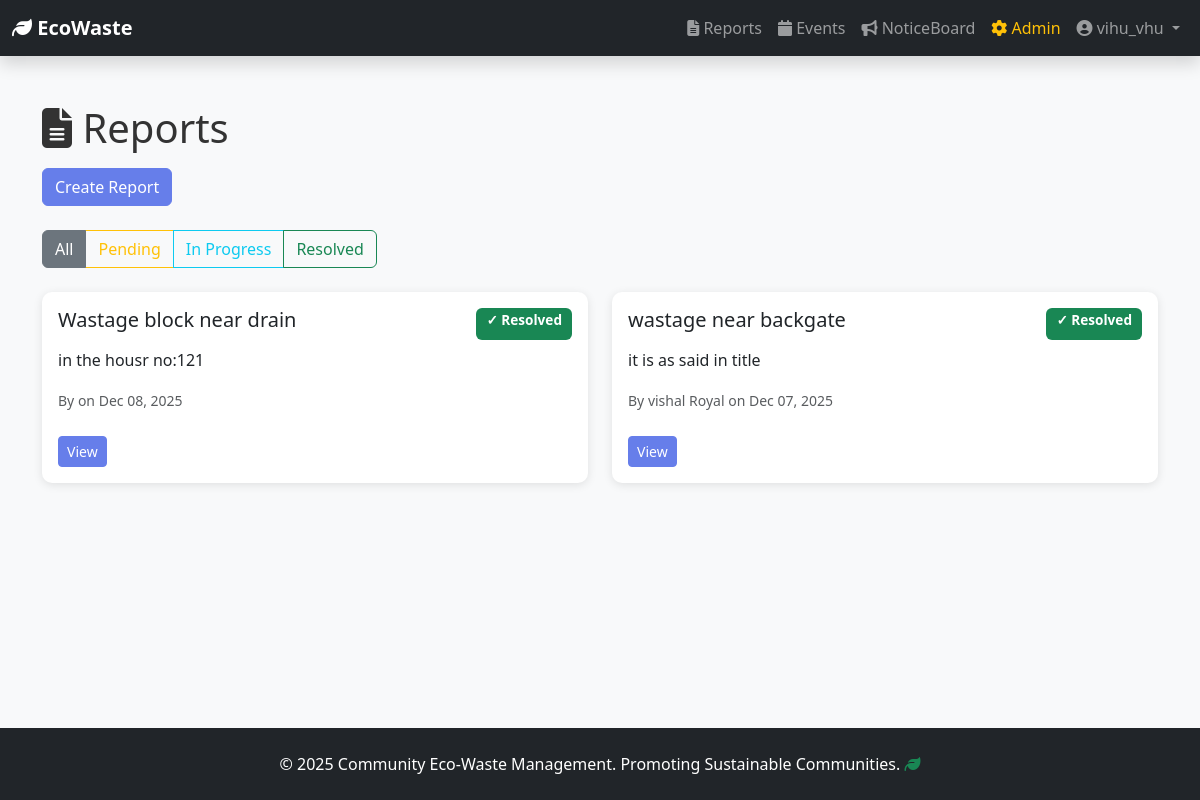
The app's page /reports/ (signed in) with its own data.
### users/models.py (models this page shows, shortened)
class CustomUser(AbstractUser):
    ROLE_CHOICES = (
        ('user', 'Community Member'),
        ('admin', 'Community Head (Admin)'),
    )
    role = models.CharField(max_length=10, choices=ROLE_CHOICES, default='user')
    is_approved = models.BooleanField(default=False)
    phone = models.CharField(max_length=15, blank=True, null=True)
    address = models.TextField(blank=True, null=True)
    profile_picture = models.ImageField(upload_to='profile_pics/', blank=True, null=True)
    community_name = models.CharField(max_length=255, blank=True, null=True)
    joined_date = models.DateTimeField(auto_now_add=True)
    bio = models.TextField(blank=True, null=True)
    class Meta:
        ordering = ['-joined_date']
        verbose_name_plural = "Users"
    def is_community_admin(self):
        return self.role == 'admin' and self.is_approved

### reports/models.py (models this page shows, shortened)
class Report(models.Model):
    REPORT_TYPE_CHOICES = (
        ('home', 'Home (Private)'),
        ('community', 'Community (Public)'),
    )
    STATUS_CHOICES = (
        ('pending', 'Pending'),
        ('resolved', 'Resolved'),
        ('in_progress', 'In Progress'),
    )
    title = models.CharField(max_length=255)
    description = models.TextField()
    report_type = models.CharField(max_length=10, choices=REPORT_TYPE_CHOICES, default='community')
    status = models.CharField(max_length=20, choices=STATUS_CHOICES, default='pending')
    location = models.CharField(max_length=255, blank=True, null=True)
    photo = models.ImageField(upload_to='reports/photos/', blank=True, null=True)
    video = models.FileField(upload_to='reports/videos/', blank=True, null=True)
    created_by = models.ForeignKey(User, on_delete=models.CASCADE, related_name='reports')
    created_at = models.DateTimeField(auto_now_add=True)
    updated_at = models.DateTimeField(auto_now=True)
    resolved_by = models.ForeignKey(User, on_delete=models.SET_NULL, null=True, blank=True, related_name='resolved_reports')
    resolved_at = models.DateTimeField(null=True, blank=True)
    class Meta:
        ordering = ['-created_at']

### reports/views.py (the view)
# urls.py: path('', views.report_list, name='report_list'),
@login_required(login_url='users:login')
def report_list(request):
    if not request.user.is_approved:
        messages.warning(request, 'Your account is pending approval.')
        return redirect('users:pending')
    if request.user.is_community_admin():
        reports = Report.objects.all().order_by('-created_at')
    else:
        reports = Report.objects.filter(
            Q(report_type='community') | Q(created_by=request.user)
        ).order_by('-created_at')
    status_filter = request.GET.get('status', '')
    if status_filter:
        reports = reports.filter(status=status_filter)
    context = {
        'reports': reports,
        'status_filter': status_filter,
    }
    return render(request, 'reports/report_list.html', context)

### templates/reports/report_list.html (shortened to what this page needs)
{% extends 'base/base.html' %}
{% block content %}
<div class="container py-5">
    <div class="row mb-4">
        <div class="col-12">
            <h1 class="mb-3"><i class="fas fa-file-alt"></i> Reports</h1>
            <a href="{% url 'reports:create_report' %}" class="btn btn-primary">Create Report</a>
        </div>
    </div>
    <div class="row mb-4">
        <div class="col-12">
            <div class="btn-group" role="group">
                <a href="?status=" class="btn btn-outline-secondary {% if not status_filter %}active{% endif %}">All</a>
                <a href="?status=pending" class="btn btn-outline-warning {% if status_filter == 'pending' %}active{% endif %}">Pending</a>
                <a href="?status=in_progress" class="btn btn-outline-info {% if status_filter == 'in_progress' %}active{% endif %}">In Progress</a>
                <a href="?status=resolved" class="btn btn-outline-success {% if status_filter == 'resolved' %}active{% endif %}">Resolved</a>
            </div>
        </div>
    </div>
    <div class="row">
        {% for report in reports %}
            <div class="col-md-6 mb-4">
                <div class="card h-100">
                    <div class="card-body">
                        <div class="d-flex justify-content-between mb-2">
                            <h5 class="card-title">{{ report.title }}</h5>
                            {% if report.status == 'resolved' %}
                                <span class="badge bg-success">✓ Resolved</span>
                            {% elif report.status == 'in_progress' %}
                                <span class="badge bg-info">In Progress</span>
                            {% else %}
                                <span class="badge bg-warning">Pending</span>
                            {% endif %}
                        </div>
                        <p class="card-text">{{ report.description|truncatewords:30 }}</p>
                        <small class="text-muted">
                            By {{ report.created_by.get_full_name }} on {{ report.created_at|date:"M d, Y" }}
                        </small>
                        <br><br>
                        <a href="{% url 'reports:report_detail' report.id %}" class="btn btn-sm btn-primary">View</a>
                    </div>
                </div>
            </div>
        {% empty %}
            <div class="col-12">
                <p class="text-muted text-center">No reports found.</p>
            </div>
        {% endfor %}
    </div>
</div>
{% endblock %}

### templates/components/navbar.html (shortened to what this page needs)
<nav class="navbar navbar-expand-lg navbar-dark bg-dark shadow">
    <div class="container-fluid">
        <a class="navbar-brand fw-bold" href="{% url 'users:dashboard' %}">
            <i class="fas fa-leaf"></i> EcoWaste
        </a>
        <div class="collapse navbar-collapse" id="navbarNav">
            <ul class="navbar-nav ms-auto">
                <li class="nav-item">
                    <a class="nav-link" href="{% url 'reports:report_list' %}"><i class="fas fa-file-alt"></i> Reports</a>
                </li>
                <li class="nav-item">
                    <a class="nav-link" href="{% url 'events:event_list' %}"><i class="fas fa-calendar"></i> Events</a>
                </li>
                <li class="nav-item">
                    <a class="nav-link" href="{% url 'users:noticeboard' %}"><i class="fas fa-bullhorn"></i> NoticeBoard</a>
                </li>
                {% if user.is_community_admin %}
                    <li class="nav-item">
                        <a class="nav-link text-warning" href="{% url 'users:admin_dashboard' %}"><i class="fas fa-cog"></i> Admin</a>
                    </li>
                {% endif %}
                <li class="nav-item dropdown">
                    <a class="nav-link dropdown-toggle" href="#" id="userDropdown" role="button" data-bs-toggle="dropdown">
                        <i class="fas fa-user-circle"></i> {{ user.username }}
                    </a>
                </li>
            </ul>
        </div>
    </div>
</nav>

### static/css/style.css (style rules this page uses)
:root { --primary-color: #667eea; --secondary-color: #764ba2; --success-color: #10b981; --danger-color: #ef4444; --warning-color: #f59e0b; --info-color: #3b82f6; }
* { margin: 0; padding: 0; box-sizing: border-box; }
html, body { height: 100%; }
body { font-family: 'Segoe UI', Tahoma, Geneva, Verdana, sans-serif; background-color: #f8f9fa; color: #333; display: flex; flex-direction: column; }
.card { border: none; border-radius: 10px; box-shadow: 0 2px 10px rgba(0,0,0,0.1); transition: transform 0.3s, box-shadow 0.3s; }
.btn-primary { background-color: var(--primary-color); border-color: var(--primary-color); }
.badge { padding: 5px 10px; font-size: 0.85rem; }
.navbar { box-shadow: 0 2px 10px rgba(0,0,0,0.1); }

### records on screen
CustomUser: username "vihu_vhu"
Report: title "Wastage block near drain", status "✓ Resolved", description "in the housr no:121", created_at "Dec 08, 2025"
Report: title "wastage near backgate", status "✓ Resolved", description "it is as said in title", created_by.get_full_name "vishal Royal", created_at "Dec 07, 2025"
